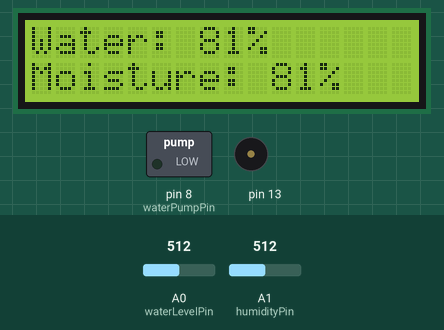
Simulated run of this sketch. Board: Arduino Uno, built with avr-gcc and run on an emulated ATmega328P. Shown: 16×2 character LCD, switched loads named in the sketch (green lamp = pin HIGH), buzzer (waves = sounding). Inputs (shaded band) come from the test bench; at power-on: A0 (waterLevelPin) = 512, A1 (humidityPin) = 512. What the sketch prints to the serial monitor is not drawn.

Above: at 1.2 s.
1.3 s: A0 (waterLevelPin) set to 212
At 2.2 s:
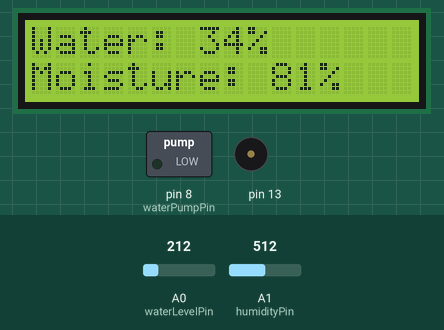
2.9 s: A0 (waterLevelPin) set to 184
At 4.3 s:
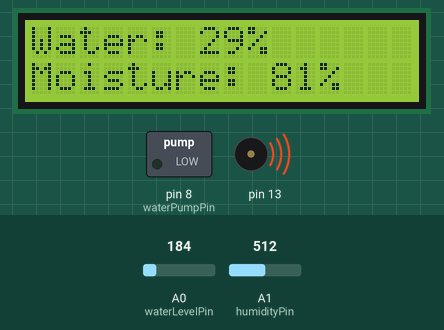
5.9 s: A1 (humidityPin) set to 126
At 8.2 s:
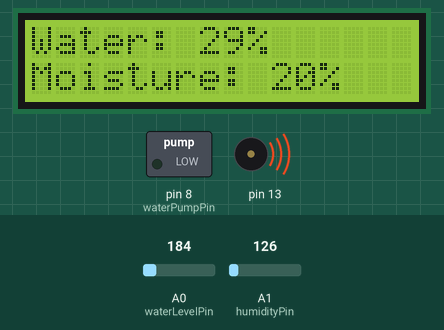
8.7 s: A1 (humidityPin) set to 107
At 12.2 s:
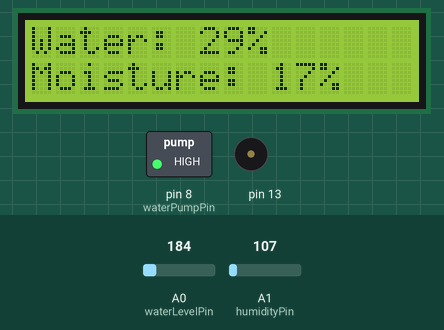
Timing chart, 0 to 12.7 s (numbered marks = the images above; inputs shaded):
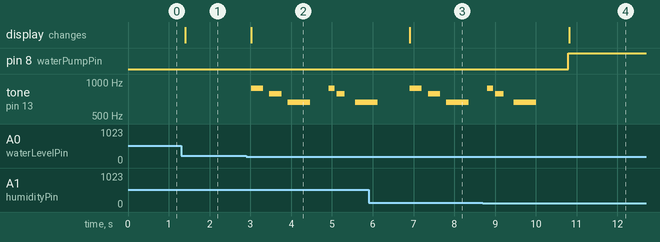

Measured:
- the behaviour switches between 200 and 199 on A0 (waterLevelPin) (found by bisection; images 1 and 2)
- the behaviour switches between 120 and 119 on A1 (humidityPin) (found by bisection; images 3 and 4)
- after the input at 1.3 s, the display: changes after 0.11 s (image 1)
- after the input at 2.9 s, tone on pin 13: plays 880 Hz for 0.30 s, 784 Hz for 0.30 s, 659 Hz for 0.55 s, 880 Hz for 0.15 s, 784 Hz for 0.20 s, 659 Hz for 0.33 s, starting after 0.12 s; the display: changes after 0.12 s (image 2)
- after the input at 5.9 s, the display: changes after 1.0 s (image 3)
- after the input at 8.7 s, pin 8 (waterPumpPin): LOW → HIGH after 2.1 s; tone on pin 13: goes on until 10.0 s, then stays silent; the display: changes after 2.1 s (image 4)

The sketch:

Arduino-projekti.ino
```cpp
#include <LiquidCrystal.h>
LiquidCrystal lcd(12, 11, 5, 4, 3, 2);

#define DEBUG 1

// Initialize variables for pins
int waterPumpPin = 8, waterLevelPin = A0, humidityPin = A1;

// Get water level
int getWaterLevel() {
  int sensorValue = analogRead(waterLevelPin);
  #if DEBUG
    Serial.print("Water level: ");
    Serial.println(sensorValue);
  #endif
  return sensorValue;
}

// Get flower pot humidity
int getHumidity() {
  int sensorValue = analogRead(humidityPin);
  #if DEBUG
    Serial.print("Humidity: ");
    Serial.println(sensorValue);
  #endif
  return sensorValue;
}

// Function to start water pump
void startWaterPump() {
  digitalWrite(waterPumpPin, HIGH);
  #if DEBUG
    Serial.println("Water pump started");
  #endif
  delay(2000);
  digitalWrite(waterPumpPin, LOW);
  #if DEBUG
    Serial.println("Water pump turned off");
  #endif
}
  //Function for playing tone if water level drops
 void startSpeaker() {
    #if DEBUG
      Serial.println("Water level too low. Playing tone");
    #endif
    tone(13, 880, 300);
     delay(450);
    tone(13, 784, 300);
     delay(450);
    tone(13, 659, 550);
     delay(1000);
    tone(13, 880, 150);
     delay(200);
    tone(13, 784, 200);
     delay(450);
    tone(13, 659, 550);
     delay(1300);
  }

// the setup routine runs once when you press reset:
void setup() {
  // initialize serial communication at 9600 bits per second:
  Serial.begin(9600);
  // Set pin 13 to output mode for speaker
  pinMode(13, OUTPUT);
  // Set pin 8 to output mode for water pump
  pinMode(8, OUTPUT);
  // Initializes the interface to the LCD screen, and specifies the dimensions (width and height) of the display
  lcd.begin(16, 2);
}

// the loop routine runs over and over again forever:
void loop() {


  // Initialize variables for sensor values
  static int waterLevel = getWaterLevel(), humidity = getHumidity();

  // Update the values of the variables if the values of the sensors change enough. This prevents the screen from flashing unnecessarily and the display values are easier to read.
  if(getWaterLevel() < waterLevel - 10 || getWaterLevel() > waterLevel + 10) {
    waterLevel = getWaterLevel();
    lcd.setCursor(13, 0);
    lcd.print("   ");
    lcd.setCursor(9, 1);
    lcd.print("   ");
  }

  if(getHumidity() < humidity - 10 || getHumidity() > humidity + 10) {
    humidity = getHumidity();
    lcd.setCursor(7, 0);
    lcd.print("    ");
    lcd.setCursor(10, 1);
    lcd.print("    ");
  }

  // print values to lcd
  lcd.setCursor(0, 0);
  lcd.print("Water: ");
  lcd.print((float)waterLevel / 630 * 100, 0);
  lcd.print("%");
  lcd.setCursor(0, 1);
  lcd.print("Moisture: ");
  lcd.print((float)humidity / 630 * 100, 0);
  lcd.print("%");

  // Start water pump is humidity is too low
  if (humidity < 120) {
    #if DEBUG
      Serial.println("Humidity too low. Starting water pump");
    #endif
    startWaterPump();
  }

  //Play tone if water level is too low
  if (waterLevel < 200) {
    startSpeaker();
  }

  delay(1);        // delay in between reads for stability
}
```
